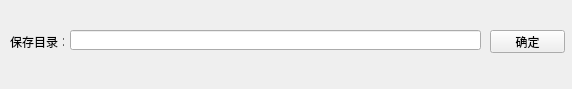
<?xml version="1.0" encoding="UTF-8"?>
<ui version="4.0">
 <class>QtWidgetsSettingClass</class>
 <widget class="QWidget" name="QtWidgetsSettingClass">
  <property name="geometry">
   <rect>
    <x>0</x>
    <y>0</y>
    <width>572</width>
    <height>89</height>
   </rect>
  </property>
  <property name="windowTitle">
   <string>设置保存目录</string>
  </property>
  <widget class="QPushButton" name="pushButton">
   <property name="geometry">
    <rect>
     <x>490</x>
     <y>30</y>
     <width>75</width>
     <height>23</height>
    </rect>
   </property>
   <property name="text">
    <string>确定</string>
   </property>
  </widget>
  <widget class="QLineEdit" name="lineEdit">
   <property name="geometry">
    <rect>
     <x>70</x>
     <y>30</y>
     <width>411</width>
     <height>20</height>
    </rect>
   </property>
  </widget>
  <widget class="QLabel" name="label">
   <property name="geometry">
    <rect>
     <x>10</x>
     <y>36</y>
     <width>54</width>
     <height>12</height>
    </rect>
   </property>
   <property name="text">
    <string>保存目录：</string>
   </property>
  </widget>
 </widget>
 <layoutdefault spacing="6" margin="11"/>
 <resources/>
 <connections/>
</ui>
